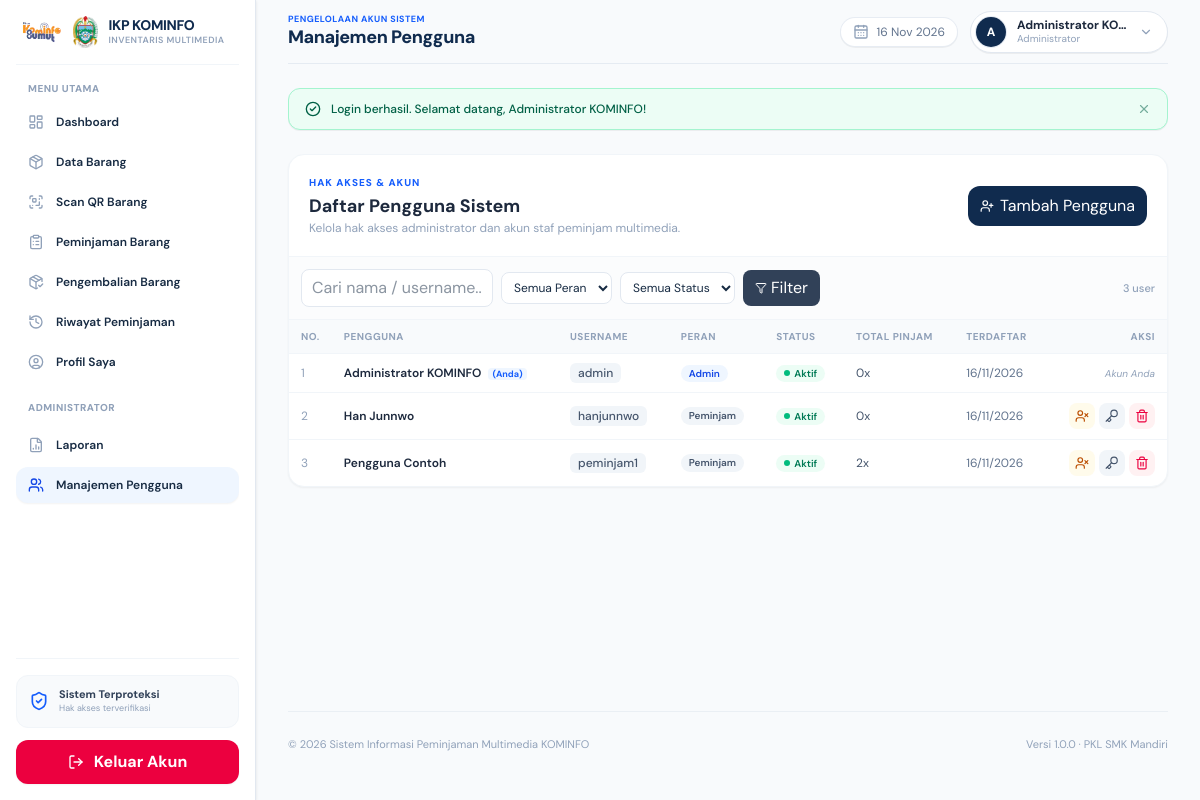
The app's page /users/index.php (signed in), older data.
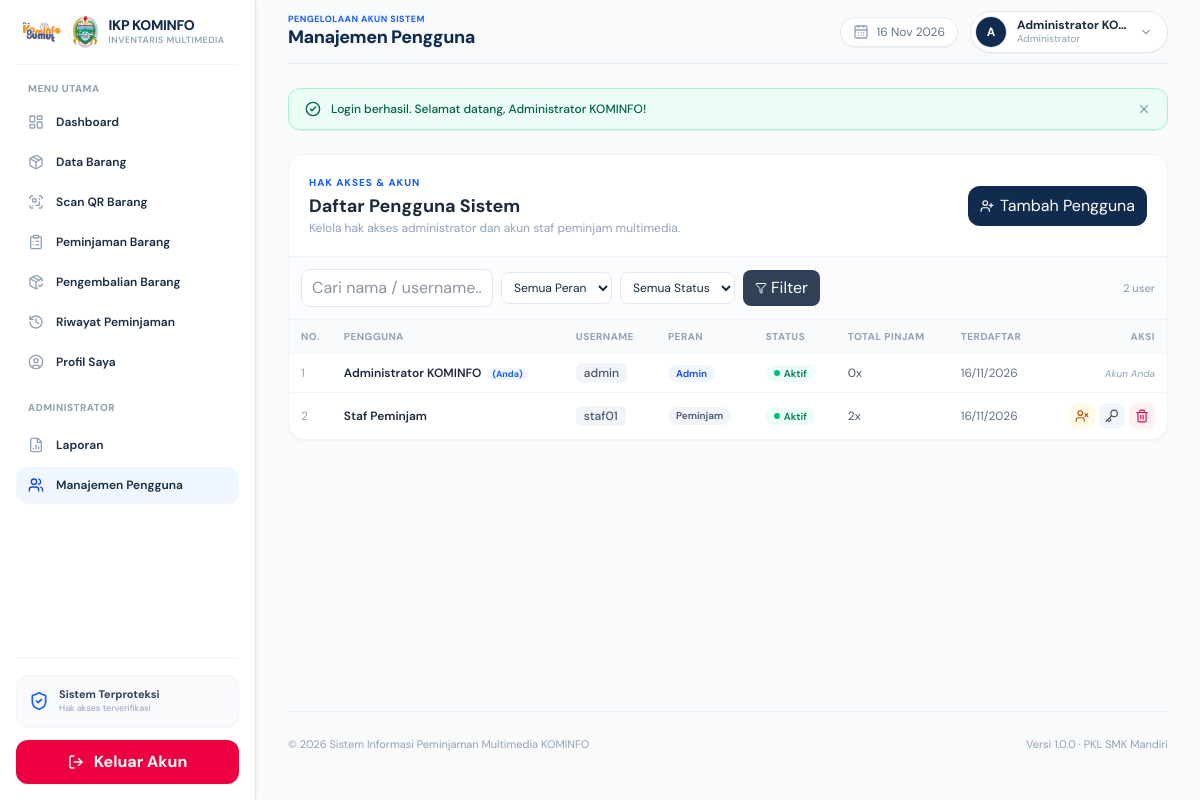
The same page, newer data.
### tables this page shows
CREATE TABLE users (
    id INT UNSIGNED AUTO_INCREMENT PRIMARY KEY,
    nama VARCHAR(150) NOT NULL,
    username VARCHAR(50) NOT NULL UNIQUE,
    password VARCHAR(255) NOT NULL,
    role ENUM('admin', 'peminjam') NOT NULL DEFAULT 'peminjam',
    status ENUM('aktif', 'nonaktif') NOT NULL DEFAULT 'aktif',
    foto VARCHAR(255) NULL DEFAULT NULL,
    created_at TIMESTAMP NOT NULL DEFAULT CURRENT_TIMESTAMP
);

### includes/bootstrap.php (called while the page is built, shortened)
<?php
function e(?string $v):string{return htmlspecialchars((string)$v,ENT_QUOTES,'UTF-8');}

### users/index.php (the view, shortened to what the rows shown need)
<?php
require_once __DIR__ . '/../includes/bootstrap.php';
$currentAdminId = (int) $_SESSION['user']['id'];
$sql = "
    SELECT
        u.id, u.nama, u.username, u.role, u.status, u.created_at,
        COUNT(p.id) AS total_transaksi
    FROM users u
    LEFT JOIN peminjaman p ON p.user_id = u.id
    WHERE 1=1
";
$params = [];
$sql .= ' GROUP BY u.id ORDER BY u.role ASC, u.nama ASC';
$stmt = $pdo->prepare($sql);
$stmt->execute($params);
$userList = $stmt->fetchAll();
?>
<!doctype html>
<html lang="id">
<head>
    <script src="https://cdn.jsdelivr.net/npm/@tailwindcss/browser@4"></script>
    <link rel="stylesheet" href="../assets/css/style.css">
</head>
<body class="bg-slate-50 text-slate-800">
    <div class="md:ml-64 px-3 sm:px-8 min-h-screen flex flex-col transition-all pb-6">
        <?php require __DIR__ . '/../includes/header.php'; ?>
        <main class="flex-1 flex flex-col gap-4 sm:gap-6">
            <div class="bg-white rounded-xl sm:rounded-2xl shadow-xs border border-slate-100 overflow-hidden mb-4">
                <div class="overflow-x-auto">
                    <table class="w-full text-xs border-collapse">
                        <thead>
                            <tr class="bg-slate-50 border-b border-slate-100 text-left text-[10px] font-bold text-slate-400 uppercase tracking-wider">
                                <th class="py-2.5 px-3 w-10 hidden sm:table-cell">No.</th>
                                <th class="py-2.5 px-3">Pengguna</th>
                                <th class="py-2.5 px-3 hidden md:table-cell">Username</th>
                                <th class="py-2.5 px-3">Peran</th>
                                <th class="py-2.5 px-3">Status</th>
                                <th class="py-2.5 px-3 hidden md:table-cell">Total Pinjam</th>
                                <th class="py-2.5 px-3 hidden lg:table-cell">Terdaftar</th>
                                <th class="py-2.5 px-3 text-right">Aksi</th>
                            </tr>
                        </thead>
                        <tbody class="divide-y divide-slate-100">
                            <?php if (!$userList): ?>
                                <tr>
                                    <td colspan="8" class="px-4 py-10 text-center">
                                        <div class="flex flex-col items-center gap-1.5 text-slate-400">
                                            <i data-lucide="users" class="w-8 h-8 opacity-30"></i>
                                            <p class="font-semibold text-xs">Tidak ada pengguna ditemukan</p>
                                        </div>
                                    </td>
                                </tr>
                            <?php else: ?>
                                <?php foreach ($userList as $i => $u): ?>
                                    <?php $isMe = ((int) $u['id'] === $currentAdminId); ?>
                                    <tr class="hover:bg-slate-50/80 transition-colors">
                                        <td class="py-2.5 px-3 text-slate-400 text-xs hidden sm:table-cell"><?= $i + 1 ?></td>
                                        <td class="py-2.5 px-3 font-semibold text-slate-800">
                                            <div class="truncate max-w-[130px] sm:max-w-none">
                                                <?= e($u['nama']) ?>
                                                <?php if ($isMe): ?>
                                                    <span class="ml-1 text-[9px] font-bold text-blue-600 bg-blue-50 px-1 py-0.2 rounded whitespace-nowrap">(Anda)</span>
                                                <?php endif; ?>
                                            </div>
                                        </td>
                                        <td class="py-2.5 px-3 hidden md:table-cell">
                                            <span class="bg-slate-100 text-slate-600 text-xs px-2 py-0.5 rounded-md font-medium"><?= e($u['username']) ?></span>
                                        </td>
                                        <td class="py-2.5 px-3">
                                            <?php if ($u['role'] === 'admin'): ?>
                                                <span class="inline-flex items-center gap-1 text-[10px] font-semibold bg-blue-50 text-blue-700 px-2 py-0.5 rounded-full whitespace-nowrap">
                                                    Admin
                                                </span>
                                            <?php else: ?>
                                                <span class="inline-flex items-center gap-1 text-[10px] font-semibold bg-slate-100 text-slate-600 px-2 py-0.5 rounded-full whitespace-nowrap">
                                                    Peminjam
                                                </span>
                                            <?php endif; ?>
                                        </td>
                                        <td class="py-2.5 px-3">
                                            <?php if ($u['status'] === 'aktif'): ?>
                                                <span class="inline-flex items-center gap-1 text-[10px] font-semibold bg-emerald-50 text-emerald-700 px-2 py-0.5 rounded-full whitespace-nowrap">
                                                    <span class="w-1.5 h-1.5 rounded-full bg-emerald-500 inline-block"></span> Aktif
                                                </span>
                                            <?php else: ?>
                                                <span class="inline-flex items-center gap-1 text-[10px] font-semibold bg-rose-50 text-rose-700 px-2 py-0.5 rounded-full whitespace-nowrap">
                                                    <span class="w-1.5 h-1.5 rounded-full bg-rose-400 inline-block"></span> Nonaktif
                                                </span>
                                            <?php endif; ?>
                                        </td>
                                        <td class="py-2.5 px-3 text-slate-600 hidden md:table-cell"><?= (int) $u['total_transaksi'] ?>x</td>
                                        <td class="py-2.5 px-3 text-slate-500 text-xs hidden lg:table-cell"><?= date('d/m/Y', strtotime($u['created_at'])) ?></td>
                                        <td class="py-2.5 px-3 text-right">
                                            <?php if (!$isMe): ?>
                                                <div class="inline-flex items-center justify-end gap-1">
                                                    <form method="post" data-confirm="Apakah Anda yakin ingin <?= $u['status'] === 'aktif' ? 'menonaktifkan' : 'mengaktifkan' ?> akun pengguna <?= e($u['nama']) ?>?" data-confirm-title="Ubah Status Pengguna" data-confirm-icon="question" data-confirm-btn="Ya, Ubah Status" data-confirm-color="<?= $u['status'] === 'aktif' ? '#e11d48' : '#059669' ?>" class="m-0 inline">
                                                        <?php if ($u['status'] === 'aktif'): ?>
                                                            <button type="submit"
                                                                title="Nonaktifkan Akun"
                                                                class="p-1.5 rounded-lg text-amber-700 bg-amber-50 hover:bg-amber-100 transition-colors">
                                                                <i data-lucide="user-x" class="w-3.5 h-3.5"></i>
                                                            </button>
                                                        <?php endif; ?>
                                                    </form>
                                                    <button
                                                        type="button"
                                                        data-id="<?= (int) $u['id'] ?>"
                                                        data-nama="<?= e($u['nama']) ?>"
                                                        onclick="bukaResetPasswordDariBtn(this)"
                                                        title="Reset Password"
                                                        class="p-1.5 rounded-lg text-slate-600 bg-slate-100 hover:bg-slate-200 transition-colors">
                                                        <i data-lucide="key" class="w-3.5 h-3.5"></i>
                                                    </button>
                                                    <form method="post" data-confirm="Hapus akun pengguna <?= e($u['nama']) ?> dari sistem?" data-confirm-title="Hapus Pengguna" data-confirm-icon="warning" data-confirm-btn="Ya, Hapus Akun" data-confirm-color="#e11d48" class="m-0 inline">
                                                        <button type="submit"
                                                            title="Hapus Akun"
                                                            class="p-1.5 rounded-lg text-rose-600 bg-rose-50 hover:bg-rose-100 transition-colors">
                                                            <i data-lucide="trash-2" class="w-3.5 h-3.5"></i>
                                                        </button>
                                                    </form>
                                                </div>
                                            <?php else: ?>
                                                <span class="text-[10px] text-slate-400 italic">Akun Anda</span>
                                            <?php endif; ?>
                                        </td>
                                    </tr>
                                <?php endforeach; ?>
                            <?php endif; ?>
                        </tbody>
                    </table>
                </div>
            </div>
        </main>
    </div>
</body>
</html>

Row changes from the older to the newer data that the page shows:
removed users: nama "Pengguna Contoh", username "peminjam1", role "Peminjam", status "aktif" (drawn), total_transaksi "2", created_at "16/11/2026"
changed users: nama "Han Junnwo" → "Staf Peminjam"; username "hanjunnwo" → "staf01"; total_transaksi "0" → "2"
Text that changed along with them:
count($userList): "3" → "2"
